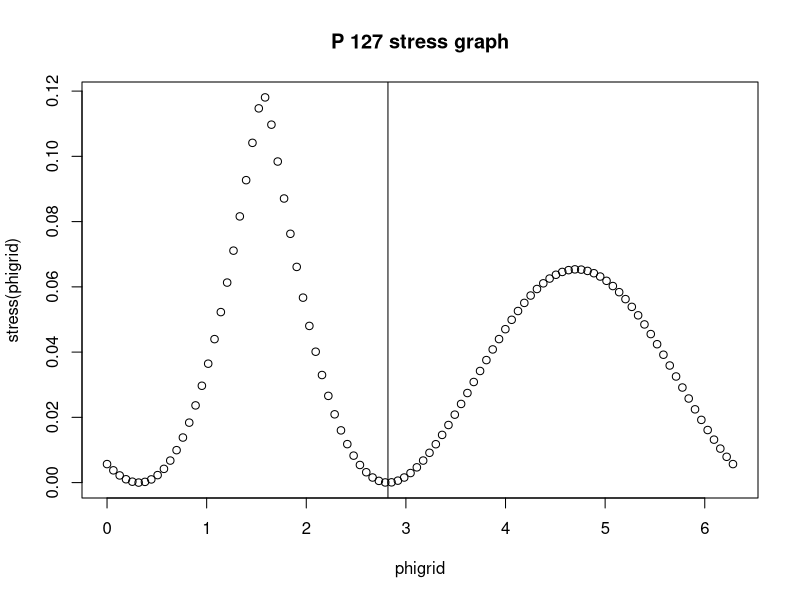
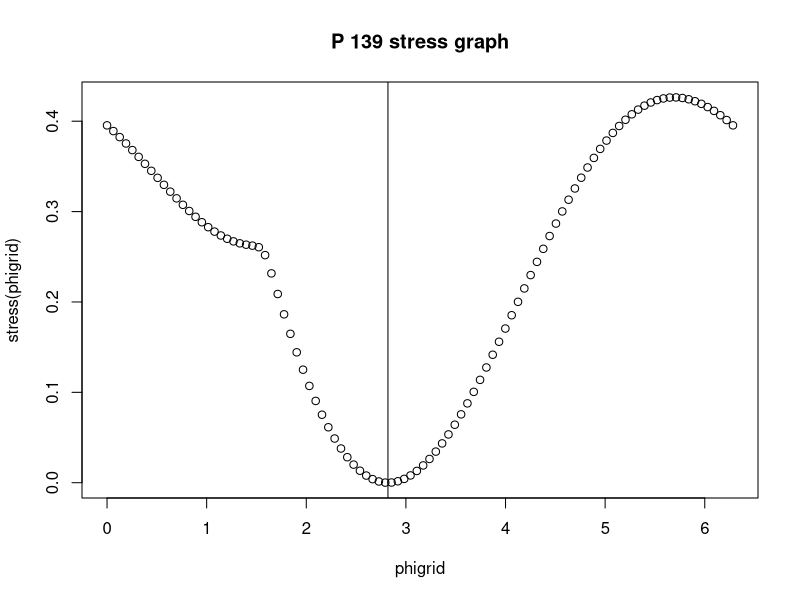
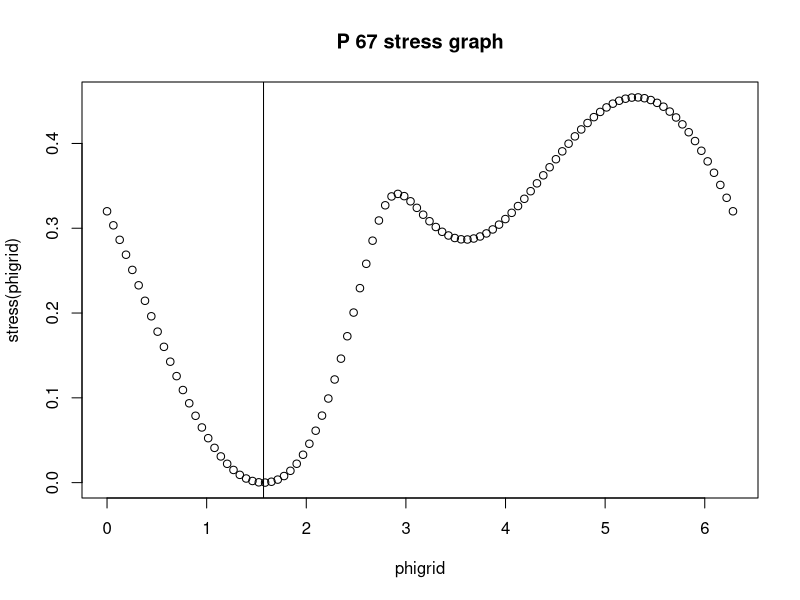
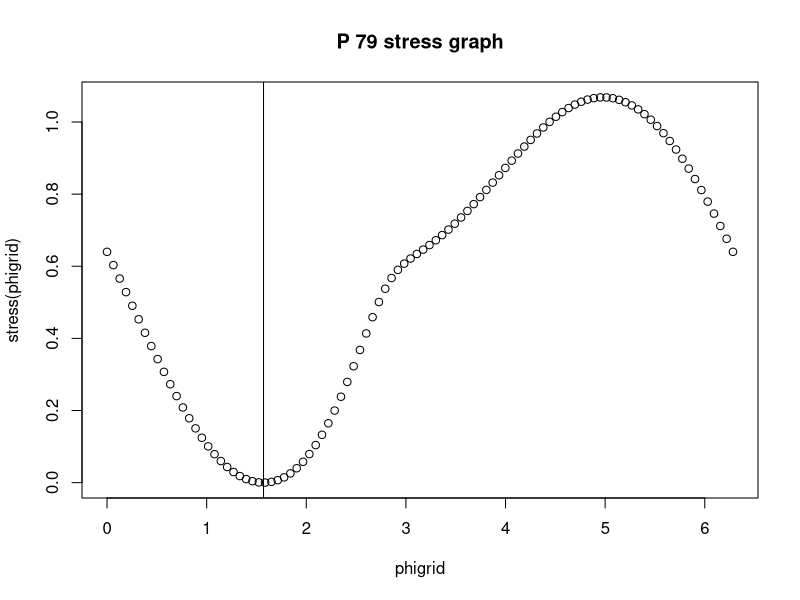
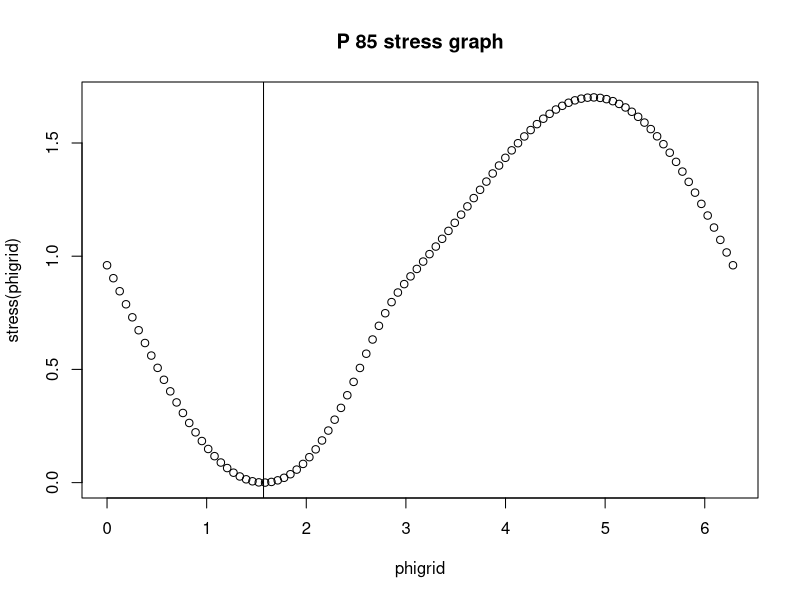
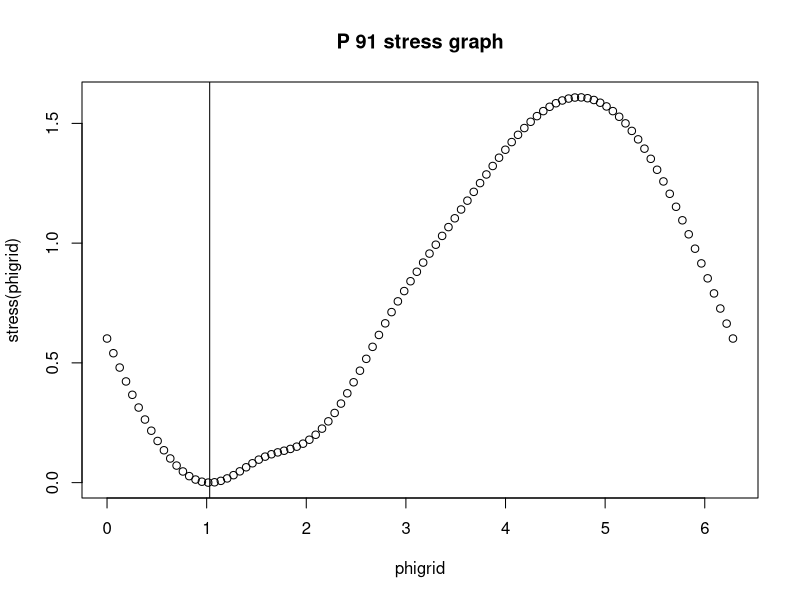
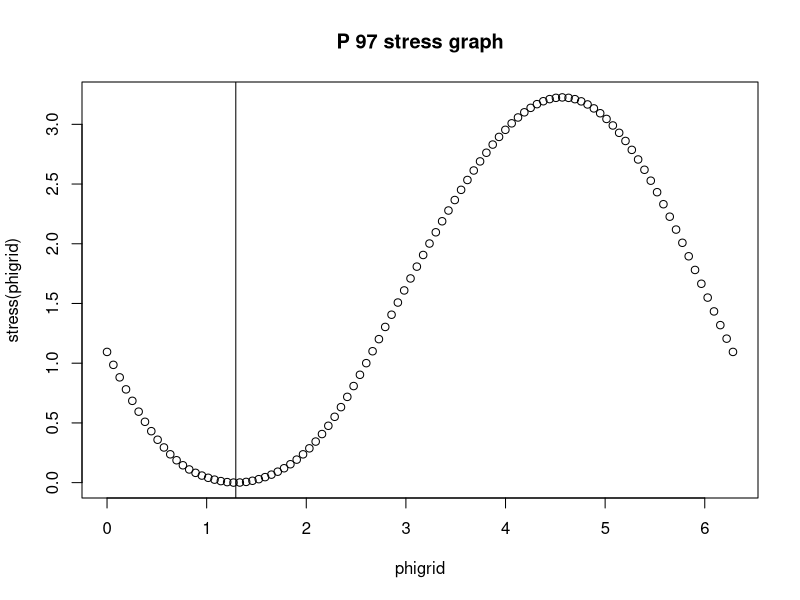
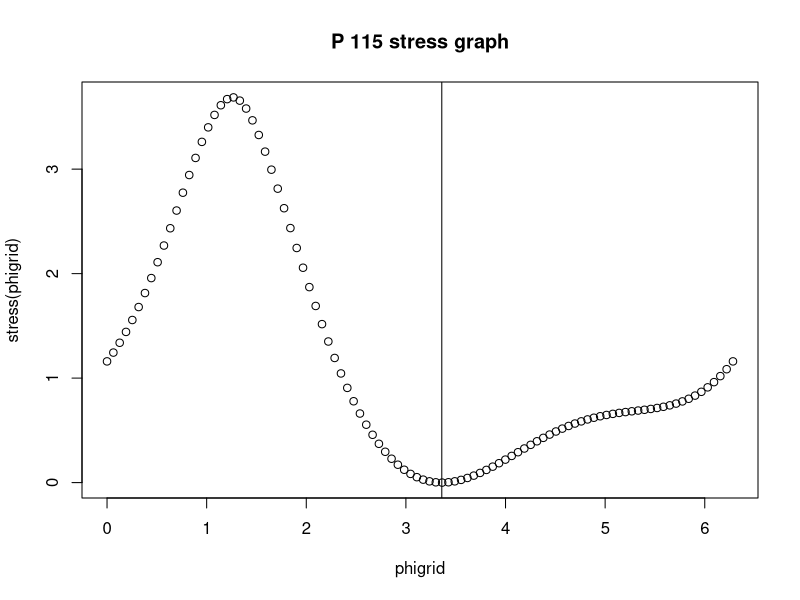

Recreate these plots in R, in order. (Note: this script raises an error after producing the figures.)
# Solutions to the mathematical portion of the project in R
# Lea Urpa, Simon Anders rotation in FIMM-EMBL PhD 

# Load dummy data set
library(datasets)
#data("CO2")
#CO2data <- subset(CO2, conc == 1000)
#tab <- as.matrix(CO2data$uptake)
#row.names(tab) <- CO2data$Plant

data("iris")
tab <- (iris[seq.int(1, nrow(iris), 6), 
            c("Petal.Length","Petal.Width","Species")])

row.names(tab) <- paste("P",row.names(tab))

species_ID <- data.frame(species = tab[,"Species"], 
                         ID = rownames(tab))

tab <- tab[, !names(tab) %in% c("Species")]

# Generate dissimilarity matrix
dis <- as.matrix(dist(tab))

# Arbitrarily pick a point (let's say 13) and order a the points in a
# vector with their distance from 13. 

focus <- 13

obj_by_dist <- names(sort(dis[,focus]))

# Create a data frame with columns ord.vector, r, phi, 
# where data is ordered by the ordering vector previously created.
# Set r as the row named as the focus, in the order specified by the
# ordering vector.
# Set the first data point phi to NA, and the second data point 
# phi = pi/2 (arbitrary, looks nice on graph)

plotdata <- data.frame(r = dis[focus, obj_by_dist],
                       phi = NA,
                       row.names =obj_by_dist)
plotdata$phi[1] <- 0
plotdata$phi[2] <- pi/2

# Here we are defining the new_point, the point which we are selecting
# the optimal phi for, as the third point in the obj_by_dist vector 
# (the list of points in order by their distance to the focus point)

new_point <- obj_by_dist[3] 


# Write a function that takes phi as an argument and returns stress.

stress <- function(phi){
  
  # position of the new point, given the candidate phi
  xi <- plotdata[new_point,"r"] * cos(phi)
  yi <- plotdata[new_point,"r"] * sin(phi)
  
  stress = 0
  j = 1                # the iteration variable
  
  while (j < grep(paste("^",new_point,"$",sep=""), obj_by_dist)) {
    # position of each of the previous points, iterating 
    # through the list of previously determined phis
    xj <- plotdata$r[j] * cos(plotdata$phi[j])
    yj <- plotdata$r[j] * sin(plotdata$phi[j])
    
    Dij = sqrt( (xi - xj)^2 + (yi - yj)^2)
    stress = stress + (dis[obj_by_dist[j],new_point] - Dij)^2
    j = j + 1
  }
  return(stress)
}

# pass new_point as a variable, rather than set previously



# Optimize this function using optimize() and and return the optimal 
# phi to the appropriate row in the data table.
# Anchors are necessary, or grep finds multiple IDs there are 
# characters in common.

j <- grep(paste("^",new_point,"$",sep=""), obj_by_dist)

while (j <= length(obj_by_dist)) {
  stress_res <- optimize(stress, c(0,2*pi)) 
  #print( stress_res )
  minvalue <- stress_res$minimum
  plotdata[new_point,"phi"] <- minvalue
  
  phigrid <- seq(0, 2*pi, length.out = 100)
  plot(phigrid,stress(phigrid))
  abline(v = minvalue)
  title(main= paste(new_point, "stress graph"))
  
  j = j + 1
  new_point <- obj_by_dist[j]
}

# Final plot of all values
species_ID <- (species_ID[match(obj_by_dist, species_ID$ID),])

plot((plotdata$r*cos(plotdata$phi)),(plotdata$r*sin(plotdata$phi)), 
     cex=2.5, asp=1, col= species_ID$species )
grid()
text((plotdata$r*cos(plotdata$phi)),(plotdata$r*sin(plotdata$phi)), 
     seq_along(plotdata[,1]) )

# Check the equation for the third point by comparing it to the output of the 
# stressf function.
#thirdphicheck <- acos(((dis[2,3]^2 - 2*dis[1,3]^2)/(-2*dis[1,3]))/plotdata[3,2])

distnet( dis+.1, data.frame( 
  x = plotdata$r*cos(plotdata$phi),
  y = plotdata$r*sin(plotdata$phi) ) )